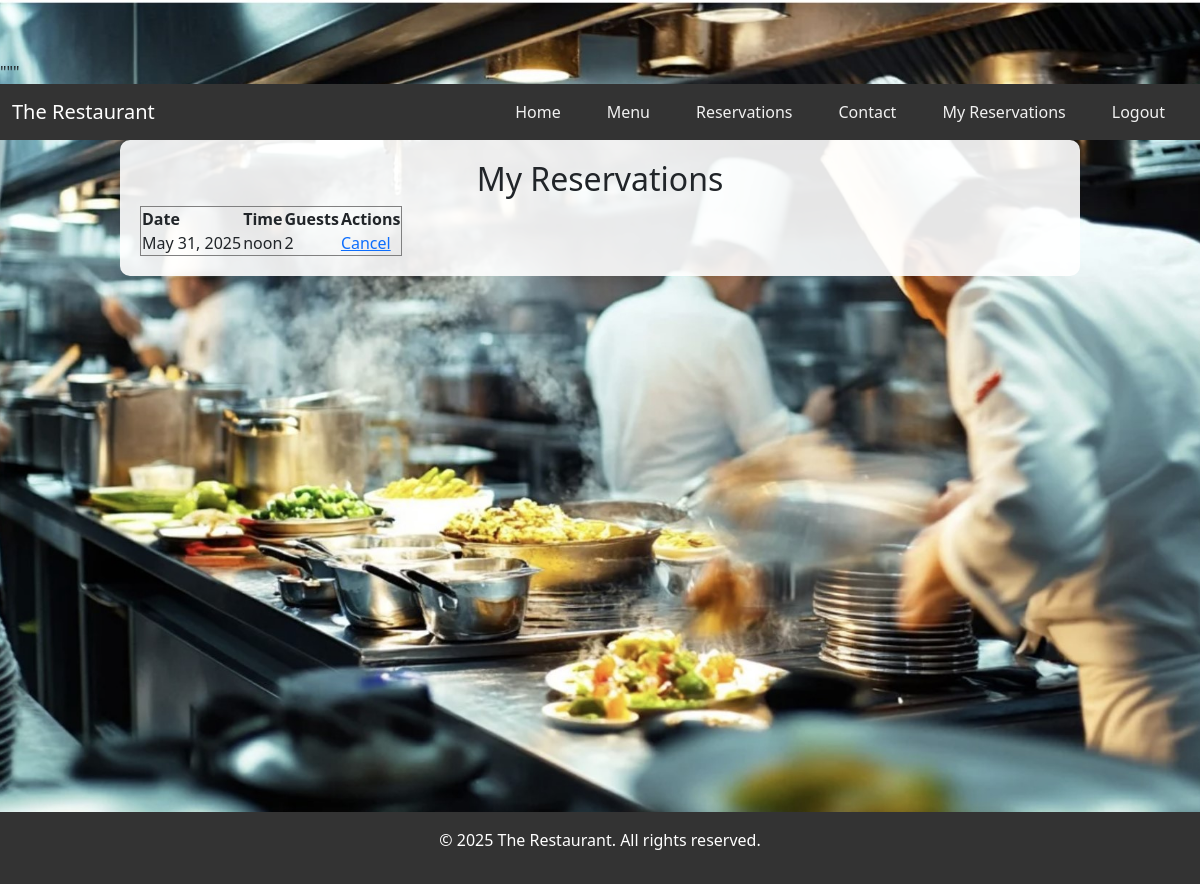
The app's page /my-reservations/ (signed in) with its own data.
### booking/models.py (models this page shows, shortened)
class Reservation(models.Model):
    user = models.ForeignKey(User, on_delete=models.CASCADE, null=True, blank=True)
    name = models.CharField(max_length=100)
    email = models.EmailField()
    date = models.DateField()
    time = models.TimeField()
    guests = models.IntegerField()
    class Meta:
        db_table = "booking_reservation"
        constraints = [
            models.UniqueConstraint(fields=['date', 'time'], name='unique_reservation_slot')
        ]

### booking/views.py (the view)
# urls.py: path("my-reservations/", views.user_reservations, name="user_reservations"),
@login_required
def user_reservations(request):
    reservations = Reservation.objects.filter(user=request.user)
    return render(request, 'booking/user_reservations.html', {'reservations': reservations})

### booking/templates/booking/user_reservations.html (shortened to what this page needs)
{% extends "booking/base.html" %}
{% block content %}
<div class="container">
<h2>My Reservations</h2>
<table border="1">
    <tr>
        <th>Date</th>
        <th>Time</th>
        <th>Guests</th>
        <th>Actions</th>
    </tr>
    {% for reservation in reservations %}
    <tr>
        <td>{{ reservation.date }}</td>
        <td>{{ reservation.time }}</td>
        <td>{{ reservation.guests }}</td>
        <td>
            <a href="{% url 'user_cancel_reservation' reservation.id %}">Cancel</a>
        </td>
    </tr>
    {% empty %}
    <tr>
        <td colspan="4">No reservations found.</td>
    </tr>
    {% endfor %}
</table>
</div>
{% endblock %}

### booking/static/booking/css/style.css (style rules this page uses)
body { background-image: url("/static/booking/images/restaurant.jpg"); background-size: cover; background-position: center; background-attachment: fixed; margin: 0; padding-top: 60px; height: 100%; margin: 0 }
.container { position: relative; z-index: 5; background-color: rgba(255, 255, 255, 0.9); padding: 20px; border-radius: 10px; margin: 20px auto; max-width: 90%; flex: 1; }
.container { width: 80%; margin: auto; padding: 20px; text-align: center; }
@media (max-width: 1200px) { .container { max-width: 80%; } }

### records on screen
Reservation: date "May 31, 2025", time "noon", guests "2"
